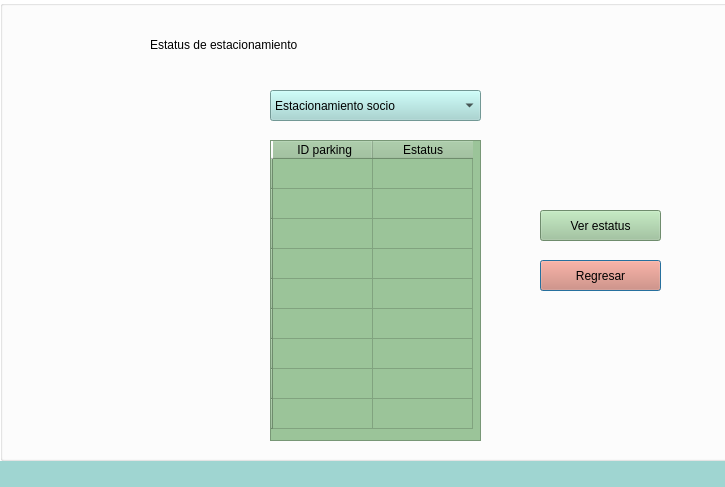
<?xml version="1.0" encoding="UTF-8"?>
<ui version="4.0">
 <class>Estatus_Estacionamiento</class>
 <widget class="QDialog" name="Estatus_Estacionamiento">
  <property name="geometry">
   <rect>
    <x>0</x>
    <y>0</y>
    <width>725</width>
    <height>487</height>
   </rect>
  </property>
  <property name="windowTitle">
   <string>Dialog</string>
  </property>
  <property name="styleSheet">
   <string notr="true">background-color: rgb(255, 255, 255);</string>
  </property>
  <widget class="QLabel" name="label_3">
   <property name="geometry">
    <rect>
     <x>0</x>
     <y>460</y>
     <width>731</width>
     <height>31</height>
    </rect>
   </property>
   <property name="styleSheet">
    <string notr="true">background-color: #9fd5d1;</string>
   </property>
   <property name="text">
    <string/>
   </property>
  </widget>
  <widget class="QGroupBox" name="groupBox">
   <property name="geometry">
    <rect>
     <x>0</x>
     <y>0</y>
     <width>731</width>
     <height>461</height>
    </rect>
   </property>
   <property name="title">
    <string/>
   </property>
   <property name="alignment">
    <set>Qt::AlignCenter</set>
   </property>
   <property name="flat">
    <bool>false</bool>
   </property>
   <property name="checkable">
    <bool>false</bool>
   </property>
   <widget class="QLabel" name="Logo">
    <property name="geometry">
     <rect>
      <x>0</x>
      <y>0</y>
      <width>111</width>
      <height>111</height>
     </rect>
    </property>
    <property name="styleSheet">
     <string notr="true">background: transparent;</string>
    </property>
    <property name="text">
     <string/>
    </property>
    <property name="pixmap">
     <pixmap resource="Imagenes.qrc">:/Imagenes/Imagenes/Icon_2_0.png</pixmap>
    </property>
   </widget>
   <widget class="QLabel" name="Administrador">
    <property name="geometry">
     <rect>
      <x>150</x>
      <y>20</y>
      <width>451</width>
      <height>51</height>
     </rect>
    </property>
    <property name="maximumSize">
     <size>
      <width>16777215</width>
      <height>16777210</height>
     </size>
    </property>
    <property name="focusPolicy">
     <enum>Qt::ClickFocus</enum>
    </property>
    <property name="styleSheet">
     <string notr="true">font: 24pt &quot;Segoe Print&quot;;
background: transparent;</string>
    </property>
    <property name="text">
     <string>Estatus de estacionamiento</string>
    </property>
   </widget>
   <widget class="QTableWidget" name="Estatus">
    <property name="geometry">
     <rect>
      <x>270</x>
      <y>140</y>
      <width>211</width>
      <height>301</height>
     </rect>
    </property>
    <property name="styleSheet">
     <string notr="true">font: 12pt &quot;Times New Roman&quot;;
border-bottom-color: rgb(94, 19, 255);
background-color: #9BC499;</string>
    </property>
    <property name="alternatingRowColors">
     <bool>false</bool>
    </property>
    <property name="gridStyle">
     <enum>Qt::CustomDashLine</enum>
    </property>
    <property name="sortingEnabled">
     <bool>false</bool>
    </property>
    <row>
     <property name="text">
      <string/>
     </property>
    </row>
    <row>
     <property name="text">
      <string/>
     </property>
    </row>
    <row>
     <property name="text">
      <string/>
     </property>
    </row>
    <row>
     <property name="text">
      <string/>
     </property>
    </row>
    <row>
     <property name="text">
      <string/>
     </property>
    </row>
    <row>
     <property name="text">
      <string/>
     </property>
    </row>
    <row>
     <property name="text">
      <string/>
     </property>
    </row>
    <row>
     <property name="text">
      <string/>
     </property>
    </row>
    <row>
     <property name="text">
      <string/>
     </property>
    </row>
    <column>
     <property name="text">
      <string> ID parking</string>
     </property>
    </column>
    <column>
     <property name="text">
      <string>Estatus</string>
     </property>
    </column>
   </widget>
   <widget class="QPushButton" name="pushButton">
    <property name="geometry">
     <rect>
      <x>540</x>
      <y>260</y>
      <width>121</width>
      <height>31</height>
     </rect>
    </property>
    <property name="styleSheet">
     <string notr="true">font: 14pt 75 &quot;Times New Roman&quot;;
hover!pressed:border: 5px solid green;
background-color:#DB7B65;

</string>
    </property>
    <property name="text">
     <string>Regresar</string>
    </property>
   </widget>
   <widget class="QPushButton" name="Permitir_acceso">
    <property name="geometry">
     <rect>
      <x>540</x>
      <y>210</y>
      <width>121</width>
      <height>31</height>
     </rect>
    </property>
    <property name="styleSheet">
     <string notr="true">font: 14pt 75 &quot;Times New Roman&quot;;
hover!pressed:border: 5px solid green;
background-color: #9BC499;</string>
    </property>
    <property name="text">
     <string>Ver estatus</string>
    </property>
   </widget>
   <widget class="QComboBox" name="comboBox">
    <property name="geometry">
     <rect>
      <x>270</x>
      <y>90</y>
      <width>211</width>
      <height>31</height>
     </rect>
    </property>
    <property name="styleSheet">
     <string notr="true">background: #9fd5d1;
selection-color: rgb(72, 72, 72);
selection-background-color: transparent;
gridline-color: rgb(0, 0, 0);
font: 75 14pt &quot;Times New Roman&quot;;
</string>
    </property>
    <item>
     <property name="text">
      <string>Estacionamiento socio</string>
     </property>
    </item>
    <item>
     <property name="text">
      <string>Estacionamiento cliente</string>
     </property>
    </item>
   </widget>
   <widget class="QTableWidget" name="Estatus_2">
    <property name="geometry">
     <rect>
      <x>270</x>
      <y>140</y>
      <width>211</width>
      <height>301</height>
     </rect>
    </property>
    <property name="styleSheet">
     <string notr="true">font: 12pt &quot;Times New Roman&quot;;
border-bottom-color: rgb(94, 19, 255);
background-color: #9BC499;</string>
    </property>
    <property name="alternatingRowColors">
     <bool>false</bool>
    </property>
    <property name="gridStyle">
     <enum>Qt::CustomDashLine</enum>
    </property>
    <property name="sortingEnabled">
     <bool>false</bool>
    </property>
    <row>
     <property name="text">
      <string/>
     </property>
    </row>
    <row>
     <property name="text">
      <string/>
     </property>
    </row>
    <row>
     <property name="text">
      <string/>
     </property>
    </row>
    <row>
     <property name="text">
      <string/>
     </property>
    </row>
    <row>
     <property name="text">
      <string/>
     </property>
    </row>
    <row>
     <property name="text">
      <string/>
     </property>
    </row>
    <row>
     <property name="text">
      <string/>
     </property>
    </row>
    <row>
     <property name="text">
      <string/>
     </property>
    </row>
    <row>
     <property name="text">
      <string/>
     </property>
    </row>
    <column>
     <property name="text">
      <string> ID parking</string>
     </property>
    </column>
    <column>
     <property name="text">
      <string>Estatus</string>
     </property>
    </column>
   </widget>
  </widget>
 </widget>
 <resources>
  <include location="Imagenes.qrc"/>
 </resources>
 <connections/>
</ui>
